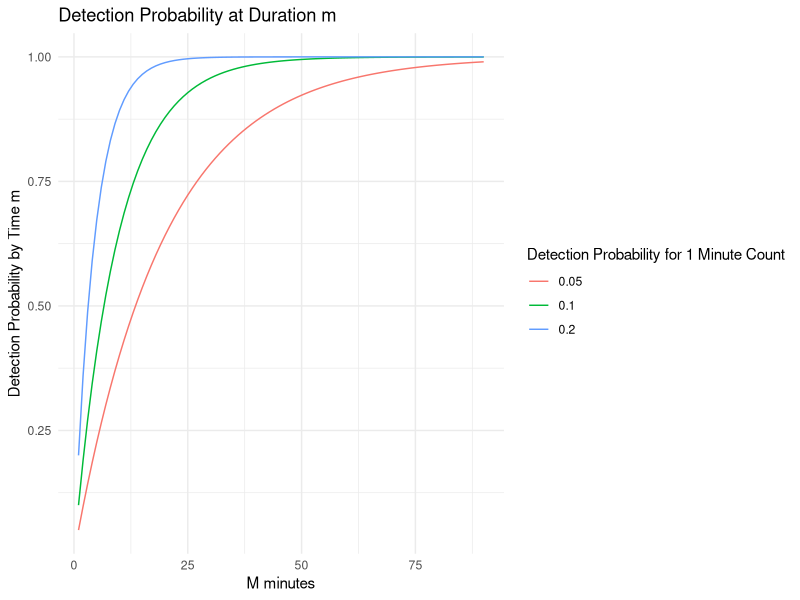
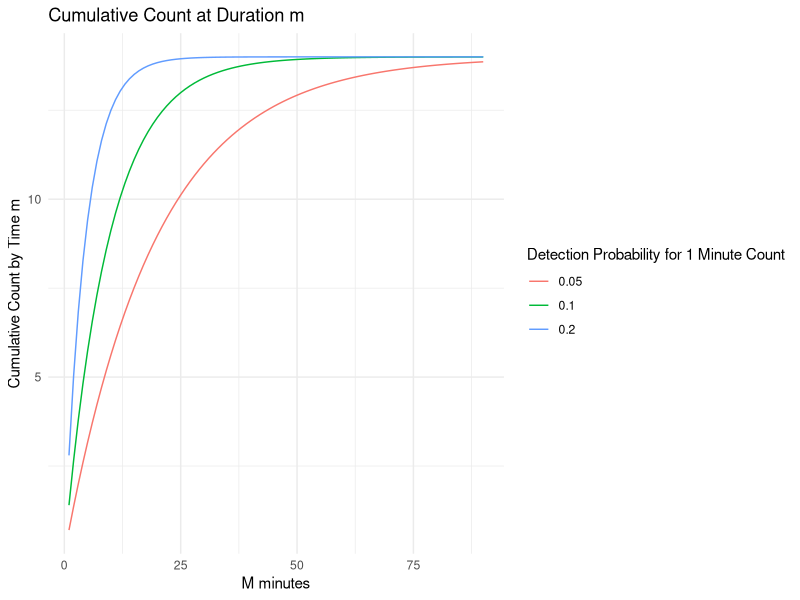
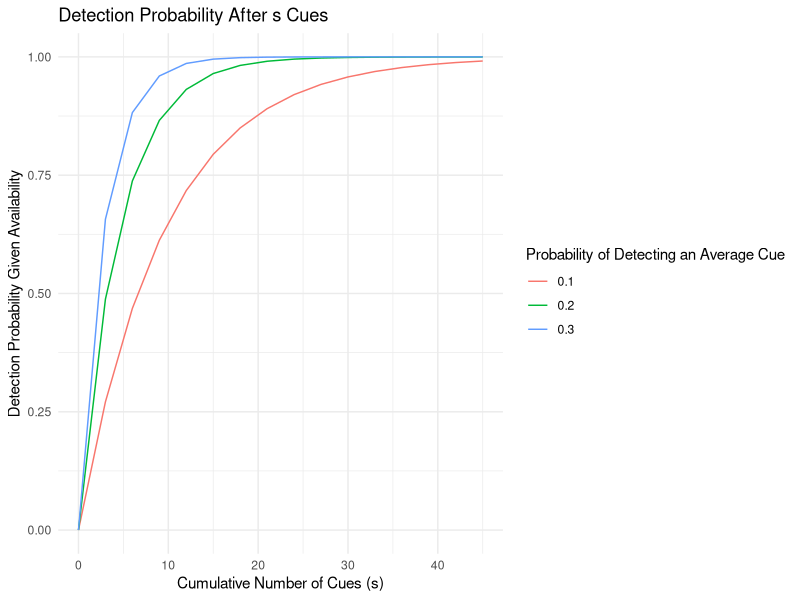
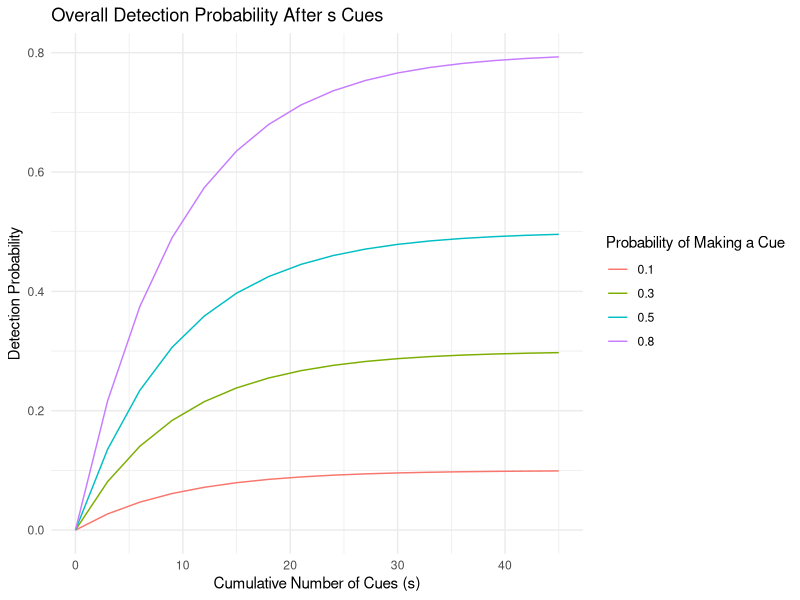
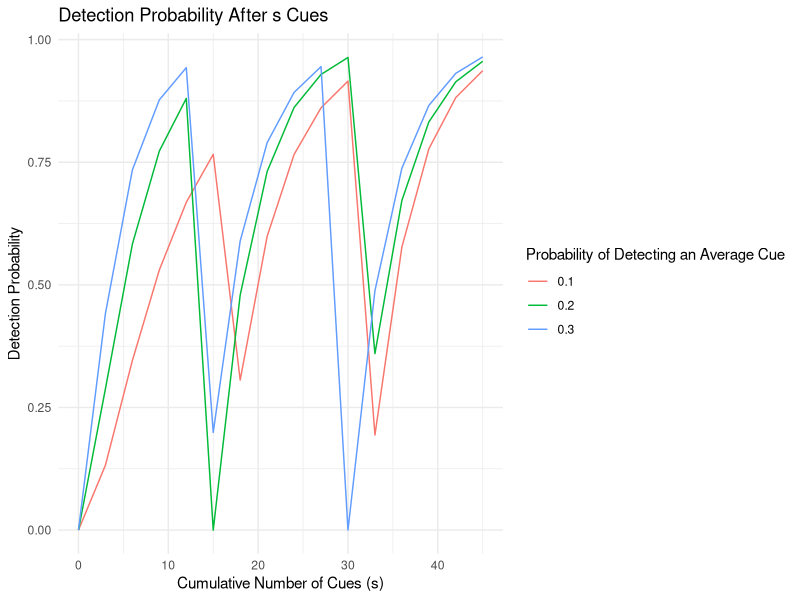
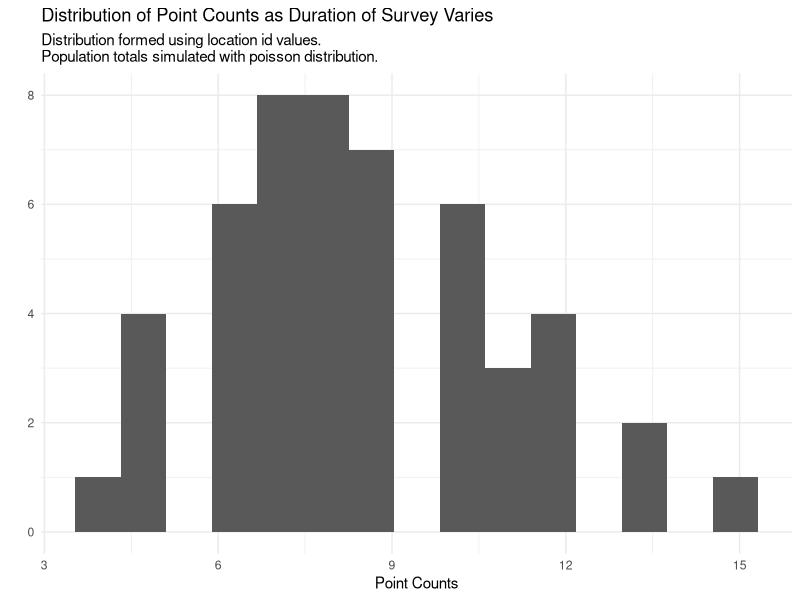
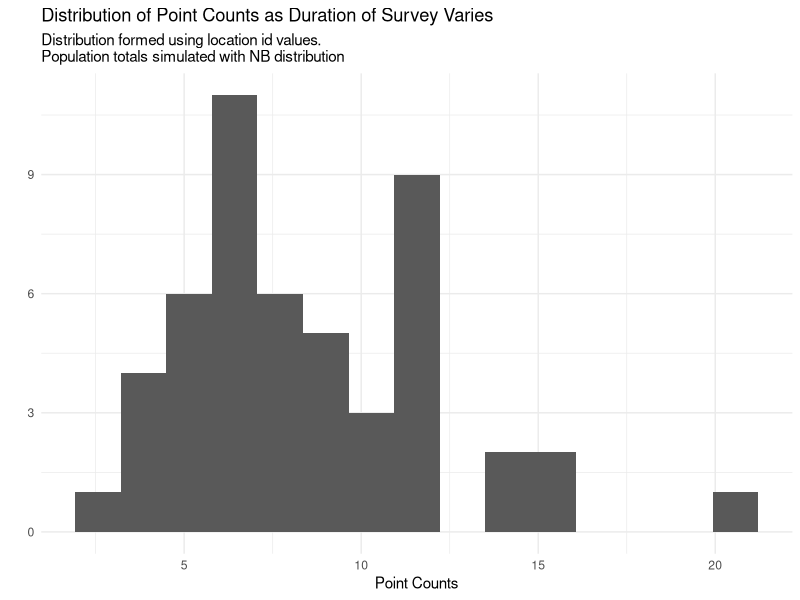
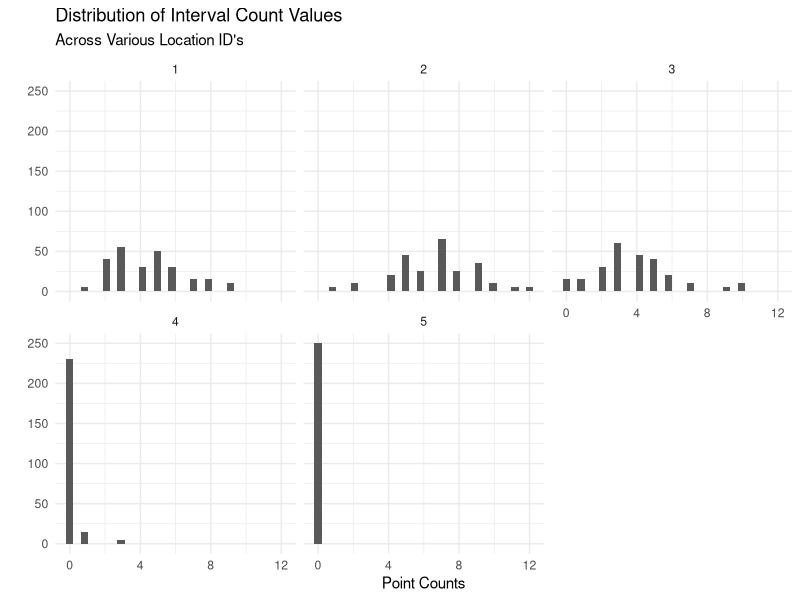

Reproduce these figures in R, in order.
## ---- chunk 1
knitr::opts_chunk$set(echo = TRUE)
## ---- chunk 2
library(tidyverse)
## ---- chunk 3
set.seed(1)
n_locations = 50
lambda = 15 # get this number from some data?
locationID = 1:n_locations
N_i = rpois(n_locations,lambda)

dfPoisson = as.data.frame(cbind(locationID, N_i))
head(dfPoisson)
## ---- chunk 4
PredictProbability = function(m, p1m){
  # the way I think about this function is (for the time example): 
  # p1m is the probability of detecting an individual within a 1 min interval 
  # 1-p1m is the probability of not detecting an individual within a 1 min interval
  # (1-p1m)^m is the probability of not detecting an individual at all within m minutes
  # 1-((1-p1m)^m) is the probability of detecting an individual at least once within 
  # m minutes
  p_m = 1-((1-p1m)**m)
  return(p_m)
}
## ---- chunk 5
# let m vary from 1 min to 90 mins
maxMinute = 90
m = 1:maxMinute
# let p_1m vary from a low detection probability to a higher one with 1 min intervals
p_1m = c(0.05,0.1,0.2)
p_1m_col = rep(p_1m, maxMinute)

# make the dataframe of probabilities
dfProbabilityTime = tibble(m=m)
dfProbabilityTime = dfProbabilityTime %>%
  slice(rep(1:n(), each = length(p_1m)))
dfProbabilityTime = dfProbabilityTime%>%
  mutate(p_1m = p_1m_col, 
         p_m = PredictProbability(m,p_1m))

# show results
head(dfProbabilityTime)
ggplot(dfProbabilityTime)+ 
  geom_line(aes(x=m, y = p_m, color = as.factor(p_1m)))+ 
  theme_minimal()+ 
  labs(title = "Detection Probability at Duration m", 
       x = "M minutes", 
       y = "Detection Probability by Time m", 
       color = "Detection Probability for 1 Minute Count")
  
## ---- chunk 6
N1=14
dfProbabilityTime = dfProbabilityTime%>%
  mutate(C = N1*p_m)
ggplot(dfProbabilityTime)+ 
  geom_line(aes(x=m, y = C, color = as.factor(p_1m)))+ 
  theme_minimal()+ 
  labs(title = "Cumulative Count at Duration m", 
       x = "M minutes", 
       y = "Cumulative Count by Time m", 
       color = "Detection Probability for 1 Minute Count")
## ---- chunk 7
# let s vary based on time (and a known cues/min rate)
maxMinute = 15
m = 0:maxMinute
cuesPerMin = 3 
s = m*cuesPerMin # should this be a more complicated relationship?
# let p_1d vary from a low detection  to a higher one
p_1d = c(0.1,0.2,0.3)
p_1d_col = rep(p_1d, length(s))

# make df
dfProbabilityCue = tibble(s=s)
dfProbabilityCue = dfProbabilityCue %>%
  slice(rep(1:n(), each = length(p_1d)))

dfProbabilityCue = dfProbabilityCue%>%
  mutate(p_1d = p_1d_col, 
         p_ds = PredictProbability(s,p_1d))

# show results
head(dfProbabilityCue)
ggplot(dfProbabilityCue)+ 
  geom_line(aes(x=s, y = p_ds, color = as.factor(p_1d)))+ 
  theme_minimal()+ 
  labs(title = "Detection Probability After s Cues", 
       x = "Cumulative Number of Cues (s)", 
       y = "Detection Probability Given Availability", 
       color = "Probability of Detecting an Average Cue")
## ---- chunk 8
# case 1: p_1d is constant, and p_s varies from high to low 

maxMinute = 15
m = 0:maxMinute
cuesPerMin = 3 
s = m*cuesPerMin # should this be a more complicated relationship?
p_1d = c(0.1)
p_s = c(0.1,0.3,0.5,0.8)
p_1d_col = rep(p_1d, length(s))
p_s_col = rep(p_s, length(s))

# make df
dfProbabilityCue = tibble(s=s)
dfProbabilityCue$p_1d = p_1d
dfProbabilityCue = dfProbabilityCue %>%
  slice(rep(1:n(), each = length(p_s)))

dfProbabilityCue = dfProbabilityCue%>%
  mutate(p_s = p_s_col, 
         p = PredictProbability(s,p_1d)*p_s)

# show results
head(dfProbabilityCue)
ggplot(dfProbabilityCue)+ 
  geom_line(aes(x=s, y = p, color = as.factor(p_s)))+ 
  theme_minimal()+ 
  labs(title = "Overall Detection Probability After s Cues", 
       x = "Cumulative Number of Cues (s)", 
       y = "Detection Probability", 
       color = "Probability of Making a Cue")
## ---- chunk 9
# let s vary based on time (and a known cues/min rate)
maxMinute = 15
m = 0:maxMinute
cuesPerMin = 3 
s = m*cuesPerMin # should this be a more complicated relationship?
# let p_1d vary from a low detection  to a higher one
p_1d = c(0.1,0.2,0.3)
p_s = c(0.2)
p_1d_col = rep(p_1d, length(s))
#p_s_col = rep(p_s, length(s))

# make df
dfProbabilityCue = tibble(s=s)
dfProbabilityCue = dfProbabilityCue %>%
  slice(rep(1:n(), each = length(p_1d)))

dfProbabilityCue = dfProbabilityCue%>%
  mutate(p_1d = p_1d_col,
         p = PredictProbability(s,p_1d)*PredictProbability(m,p_s))

# show results
head(dfProbabilityCue)
ggplot(dfProbabilityCue)+ 
  geom_line(aes(x=s, y = p, color = as.factor(p_1d)))+ 
  theme_minimal()+ 
  labs(title = "Detection Probability After s Cues", 
       x = "Cumulative Number of Cues (s)", 
       y = "Detection Probability", 
       color = "Probability of Detecting an Average Cue")
## ---- chunk 10
# ask: ideally p_1d and p_s should vary across the different locationID's 
# based on if they are easy, medium, or hard areas to survey
# for now my assumptions are that all locations are a medium difficulty area 
# to survey
p_1d = 0.2
p_s = 0.6
maxMinute = 5 # picked a 5 min duration for visualization purposes
m = maxMinute #1:maxMinute
cuesPerMin = 3 
s = rep(m*cuesPerMin, nrow(dfPoisson))
## ---- chunk 11
# produce the detection probabilities after duration m 
dfPoissonProb = dfPoisson%>%
  slice(rep(1:n(), each = length(m)))%>%
  mutate(`Duration of Count`=rep(m, nrow(dfPoisson)),
         Cues = s,
         p = PredictProbability(Cues,p_1d)*p_s)

## ---- chunk 12
set.seed(1)
dfPoissonProb$C = rbinom(nrow(dfPoissonProb), dfPoissonProb$N_i, dfPoissonProb$p)
dfPoissonProb$m = dfPoissonProb$`Duration of Count`
dfPoissonProb$`Duration of Count` = paste("Duration of",dfPoissonProb$`Duration of Count`,"mins")
head(dfPoissonProb)
## ---- chunk 13
set.seed(1)
n_locations = 50
size = 10 # chosen so it has the same mean as the poisson 
prob = 0.4 # get this number from some data?
locationID = 1:n_locations
N_i = rnbinom(n_locations,size,prob)
dfNB = as.data.frame(cbind(locationID, N_i))
head(dfNB)
## ---- chunk 14
# ask: ideally p_1d and p_s should vary across the different locationID's 
# based on if they are easy, medium, or hard areas to survey
# for now my assumptions are that all locations are a medium difficulty area 
# to survey
p_1d = 0.2
p_s = 0.6
maxMinute = 5 # picked a small duration for visualization purposes
m = maxMinute #0:maxMinute
cuesPerMin = 3 
s = rep(m*cuesPerMin, nrow(dfNB))
## ---- chunk 15
# produce the detection probabilities after duration m 
dfNBProb = dfNB%>%
  slice(rep(1:n(), each = length(m)))%>%
  mutate(`Duration of Count`=rep(m, nrow(dfNB)),
         Cues = s,
         p = PredictProbability(Cues,p_1d)*p_s)

## ---- chunk 16
set.seed(1)
dfNBProb$C = rbinom(nrow(dfNBProb), dfNBProb$N_i, dfNBProb$p)
dfNBProb$m = dfNBProb$`Duration of Count`
dfNBProb$`Duration of Count` = paste("Duration of",dfNBProb$`Duration of Count`,"mins")
head(dfNBProb)
## ---- chunk 17
# look at distributions based on duration 
dfPoissonProb%>%
  #filter(`Duration of Count`!="Duration of 0 mins")%>%
ggplot()+ 
  geom_histogram(aes(x=C),bins=15)+ 
  #facet_wrap(~as.factor(`Duration of Count`))+ 
  theme_minimal()+ 
  labs(title = "Distribution of Point Counts as Duration of Survey Varies", 
       subtitle = "Distribution formed using location id values. 
Population totals simulated with poisson distribution.",
       x = "Point Counts",
       y="")
## ---- chunk 18
# look at distributions based on duration 
dfNBProb%>%
  #filter(`Duration of Count`!="Duration of 0 mins")%>%
ggplot()+ 
  geom_histogram(aes(x=C),bins=15)+ 
  #facet_wrap(~as.factor(`Duration of Count`))+ 
  theme_minimal()+ 
  labs(title = "Distribution of Point Counts as Duration of Survey Varies", 
       subtitle = "Distribution formed using location id values. 
Population totals simulated with NB distribution",
       x = "Point Counts",
       y="")
## ---- chunk 19
generateIntervalCounts = function(duration, intervalWidth,prob,locationCount){
  
  # use rbinom to generate random numbers, and each time a number is generated, 
  # check to make sure that it has not surpassed the sum of the location
  
  # counter for summed values
  total = 0
  # counter for number of iterations
  k = 0
  
  # generate the number of intervals
  nGeneratedNumbers = duration/intervalWidth
  
  # vector to store point counts
  intervalCounts = c()

  while(total<locationCount){
    
    rvBinom  = rbinom(1,locationCount,prob)
    total = total + rvBinom
    k = k+1
    
    # set up trace
    trace = tibble(k = k, 
                 rvBinom = rvBinom, 
                 total = total, 
                 intervalCounts = intervalCounts)
  
    
    # check if total is less than location count
    if(total < locationCount & k < (nGeneratedNumbers-1)){
      # case 1
      intervalCounts[k] = rvBinom
    } else if(total < locationCount & k == (nGeneratedNumbers-1)){
      # case 2
      # if by the second last iteration, we still have not reached locationCount
      # value, set final number equal what is needed
      intervalCounts[k] = rvBinom
      finalValue = locationCount-total
      # update counter and sum
      k=k+1
      total = total + finalValue
      intervalCounts[k] = finalValue
      
      
    } else if(total >= locationCount & k <= (nGeneratedNumbers-1)){
      # case 3
      finalValue = locationCount-(total-rvBinom) # figure out last value 
      intervalCounts[k] = finalValue
      while(k<nGeneratedNumbers){
        # fill in remaining intervals with 0
        fillValue = 0
        k=k+1
        intervalCounts[k] = fillValue
      }
    } else if(duration==1){
      if(rvBinom!=locationCount){
        intervalCounts = locationCount
      } else{
        intervalCounts = rvBinom
      }
    }
  }
  #return(list(interval = intervalCounts,trace = trace)) 
  return(intervalCounts)
  
  
}
## ---- chunk 20
# test - it works!

## test case 2
#set.seed(8)
#generateIntervalCounts(5,1,0.1,3)

## test case 3
#set.seed(8)
#generateIntervalCounts(5,1,0.1,3)

## ---- chunk 21
maxMinute = 5
intervalWidth = 1
if(maxMinute%%intervalWidth!=0){
  print("Error! Duration of count must be divisible by interval width.")
}
## ---- chunk 22
p_1d = 0.2
p_s = 0.6
m = c(1:maxMinute)*intervalWidth
cuesPerMin = 3 
s = rep(m*cuesPerMin, nrow(dfPoisson))
## ---- chunk 23
# produce the detection probabilities after duration m 
dfPoissonProb = dfPoisson%>%
  slice(rep(1:n(), each = length(m)))%>%
  mutate(`Duration of Count`=rep(m, nrow(dfPoisson)),
         Cues = s,
         p = PredictProbability(Cues,p_1d)*p_s)

## ---- chunk 24
set.seed(1)
mapply(generateIntervalCounts, dfPoissonProb$`Duration of Count`[1:5], intervalWidth,
                       dfPoissonProb$p[1:5], dfPoissonProb$N_i[1:5])
## ---- chunk 25
generateIntervalCountsProb = function(duration, intervalWidth,prob,locationCount){
  
  # use rbinom to generate random numbers, and each time a number is generated, 
  # check to make sure that it has not surpassed the sum of the location
  
  # counter for summed values
  total = 0
  # counter for number of iterations
  k = 0
  
  # generate the number of intervals
  nGeneratedNumbers = duration/intervalWidth
  
  # vector to store point counts
  intervalCounts = c()

  while(total<locationCount){
    
    k=k+1
    pUse = prob[k]
    rvBinom  = rbinom(1,locationCount,pUse)
    total = total + rvBinom
    
    # set up trace
    trace = tibble(k = k, 
                 rvBinom = rvBinom, 
                 total = total, 
                 intervalCounts = intervalCounts)
  
    
    # check if total is less than location count
    if(total < locationCount & k < (nGeneratedNumbers-1)){
      # case 1
      intervalCounts[k] = rvBinom
    } else if(total < locationCount & k == (nGeneratedNumbers-1)){
      # case 2
      # if by the second last iteration, we still have not reached locationCount
      # value, set final number equal what is needed
      intervalCounts[k] = rvBinom
      finalValue = locationCount-total
      # update counter and sum
      k=k+1
      total = total + finalValue
      intervalCounts[k] = finalValue
      
      
    } else if(total >= locationCount & k <= (nGeneratedNumbers-1)){
      # case 3
      finalValue = locationCount-(total-rvBinom) # figure out last value 
      intervalCounts[k] = finalValue
      while(k<nGeneratedNumbers){
        # fill in remaining intervals with 0
        fillValue = 0
        k=k+1
        intervalCounts[k] = fillValue
      }
    } else if(duration==1){
      if(rvBinom!=locationCount){
        intervalCounts = locationCount
      } else{
        intervalCounts = rvBinom
      }
    }
  }
  #return(list(interval = intervalCounts,trace = trace)) 
  return(intervalCounts)
  
  
}
## ---- chunk 26
# store vector of probabilities to a new column 
dfPoissonProb = dfPoissonProb %>%
  group_by(locationID)%>%
  mutate(lstProb = I(list(p)))

dfPoissonInput = dfPoissonProb%>%
  group_by(locationID)%>%
  summarise(locationID = locationID, 
            N_i = N_i,
            `Duration of Count`=max(`Duration of Count`),
            lstProb = lstProb)
dfPoissonInput = dfPoissonInput[!duplicated(dfPoissonInput),]
dfPoissonInput
## ---- chunk 27
set.seed(1)
poissonResult = mapply(generateIntervalCountsProb, dfPoissonInput$`Duration of Count`, intervalWidth,
                       dfPoissonInput[,"lstProb"]$lstProb, dfPoissonInput$N_i)
poissonResultFinal = t(poissonResult)
## ---- chunk 28
colnames(poissonResultFinal) = 1:ncol(poissonResultFinal)
dfPoissonInputFinal = cbind(dfPoissonInput, poissonResultFinal)
dfPoissonFinal = merge(dfPoissonProb, dfPoissonInputFinal[,c("locationID",
                                                             colnames(poissonResultFinal))],
                       by=c("locationID"),
                       all.x=TRUE, all.y=TRUE)
head(dfPoissonFinal)
## ---- chunk 29
dfPoissonFinalLong = dfPoissonFinal %>%
  pivot_longer(cols = colnames(poissonResultFinal), names_to = "Interval", 
               values_to = "IntervalValue")

ggplot(dfPoissonFinalLong)+ 
  geom_histogram(aes(x=IntervalValue))+ 
  facet_wrap(~Interval)+ 
  theme_minimal()+ 
  labs(title = "Distribution of Interval Count Values", 
       subtitle = "Across Various Location ID's", 
       x = "Point Counts", 
       y = "")
